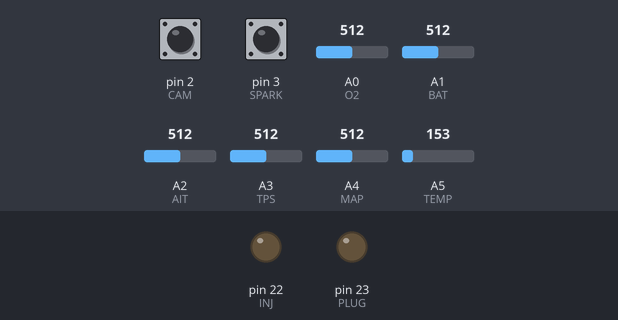
Bench run of a sketch on a simulated Arduino Mega 2560, built with avr-gcc and run on an emulated ATmega2560. On the bench: output pins drawn as LEDs (lit = HIGH). The inputs (shaded band) are chosen by the test bench; at power-on: pin 2 (CAM) HIGH, pin 3 (SPARK) HIGH, A0 (O2) = 512, A1 (BAT) = 512, A2 (AIT) = 512, A3 (TPS) = 512, A4 (MAP) = 512, A5 (TEMP) = 153. What the sketch prints to the serial monitor is not drawn.

Above: at 1.2 s.
1.3 s: pin 2 (CAM) pulled LOW for 0.15 s
2.9 s: pin 3 (SPARK) pulled LOW for 0.15 s
4.5 s: pin 2 (CAM) pulled LOW for 1 s
7.0 s: pin 2 (CAM) driven LOW and pin 3 (SPARK) driven LOW
Timing chart, 0 to 9.5 s (numbered marks = the images above; inputs shaded):
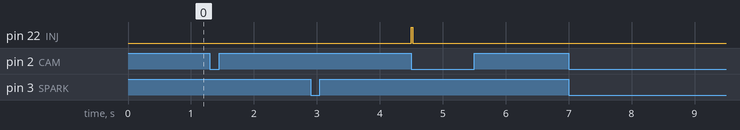

The sketch:

ECU.ino
```cpp
/************************************************************************
 *  INJ-CPU --------> B01 | B02 -> PLUG-CPU
 *  STEPER-CPU1 ----> B03 | B04 -> STEPER-CPU3
 *  STEPER-CPU2 ----> B05 | B06 -> STEPER-CPU4
 *  O2-CPU ---------> B07 | B08 -> GND
 *  GND ------------> B09 | B10 -> BAT-CPU
 *  AIT ------------> B11 | B12 -> TPS
 *  MAP ------------> B13 | B14 -> OIL Sensor
 *  CAM ------------> B15 | B16 -> SPARK
 *  +5V ------------> B17 | B18 -> TEMP
 *
 *  INPUT:                           | OUTPUT:
 *    DIGITAL:                       |   INJ-CPU ------> B01 -> D22
 *      OIL Sensor -> B14 -> D28     |   PLUG-CPU -----> B02 -> D23
 *    INTERRUPT:                     |   STEPER-CPU1 --> B03 -> D24
 *      CAM --------> B15 -> D02     |   STEPER-CPU2 --> B04 -> D25
 *      SPARK ------> B16 -> D03     |   STEPER-CPU3 --> B05 -> D26
 *    ANALOG:                        |   STEPER-CPU4 --> B06 -> D27
 *      O2-CPU -----> B07 -> A0(D54) |
 *      BAT-CPU ----> B10 -> A1(D55) |
 *      AIT --------> B11 -> A2(D56) |
 *      TPS --------> B12 -> A3(D57) |
 *      MAP --------> B13 -> A4(D58) |
 *      TEMP -------> B18 -> A5(D59) |
 */
#include <Stepper.h>
#include <digitalWriteFast.h>

const short OILSENSOR = 28;
const short CAM = 2;
const short SPARK = 3;
const short INJ = 22;
const short PLUG = 23;
const short STEPER1 = 24;
const short STEPER2 = 25;
const short STEPER3 = 26;
const short STEPER4 = 27;
const short O2 = A0;
const short BAT = A1;
const short AIT = A2;
const short TPS = A3;
//map(sensorValue, 431, 762, 0, 100);
const short MAP = A4;
const short TEMP = A5;

const int stepsPerRevolution = 200;
volatile unsigned int injOnTime = 20000;     // microseconds
volatile unsigned int sparkOnTime = 4000;     // microseconds
bool firstsig = true;
bool intakestart = true;
bool firestart = true;


Stepper myStepper(stepsPerRevolution, STEPER1, STEPER2, STEPER3, STEPER4);

void setup() {
  Serial.begin(9600);
  pinMode(INJ, OUTPUT);
  pinMode(PLUG, OUTPUT);
  pinMode(CAM, INPUT_PULLUP);
  pinMode(SPARK, INPUT_PULLUP);
  attachInterrupt(digitalPinToInterrupt(CAM), intake, FALLING);
  attachInterrupt(digitalPinToInterrupt(SPARK), fire, FALLING);
  noInterrupts(); // disable all interrupts
  TCCR1A = 0;  //  Timer 1 normal mode
  TCCR1B = 0;  //  Timer 1 stop timer
  TIMSK1 = 0;  //  Timer 1 cancel timer interrupt
  interrupts(); // enable all interrupts
  Serial.begin(9600);
  Serial.print("hello\n");
}

void loop() {
  map(analogRead(O2), 0, 1023, 0, 100);
  map(analogRead(BAT), 0, 1023, 0, 100);
  (((analogRead(AIT) * 5) / 1023) - 0.5) * 100;
  map(analogRead(TPS), 431, 762, 0, 100);
  map(analogRead(MAP), 0, 1023, 0, 105);
 (((analogRead(TEMP) * 5) / 1023) - 0.5) * 100;
}

void steper() {
  // read the sensor value:
  int sensorReading = analogRead(A0);
  // map it to a range from 0 to 100:
  int motorSpeed = map(sensorReading, 0, 1023, 0, 100);
  // set the motor speed:
  if (motorSpeed > 0) {
    myStepper.setSpeed(motorSpeed);
    // step 1/100 of a revolution:
    myStepper.step(stepsPerRevolution / 100);
  }
}


void intake() {
  Serial.print("intake\n");
  digitalWriteFast(INJ, HIGH); // inj on
  noInterrupts();
  TCCR1B = 0;                         // stop timer
  TCNT1 = 0;                          // count back to zero
  TCCR1B = bit(WGM12) | bit(CS11);    // CTC, scale to clock / 8
  // multiply by two because we are on a prescaler of 8
  OCR1A = (injOnTime * 2) - 1;
  TIMSK1 |= (1 << OCIE1A);
  interrupts();
}

void fire() {
  Serial.print("fire\n");
  digitalWriteFast(PLUG, HIGH);
  noInterrupts();
  TCCR1B = 0;                         // stop timer
  TCNT1 = 0;                          // count back to zero
  TCCR1B = bit(WGM12) | bit(CS11);    // CTC, scale to clock / 8
  // multiply by two because we are on a prescaler of 8
  OCR1A = (sparkOnTime * 2) - 1;
  TIMSK1 |= (1 << OCIE1A);
  firstsig = false;
  interrupts();
}

ISR (TIMER1_COMPA_vect) {
  Serial.print("off\n");
  digitalWriteFast (INJ, LOW);
  digitalWriteFast(PLUG, LOW);
  TCCR1B = 0;                         // stop timer
  TIMSK1 = 0;                         // cancel timer interrupt
}
```

Measured:
- after the input at 4.5 s, pin 22 (INJ): LOW → HIGH at once, → LOW 0.02 s later
